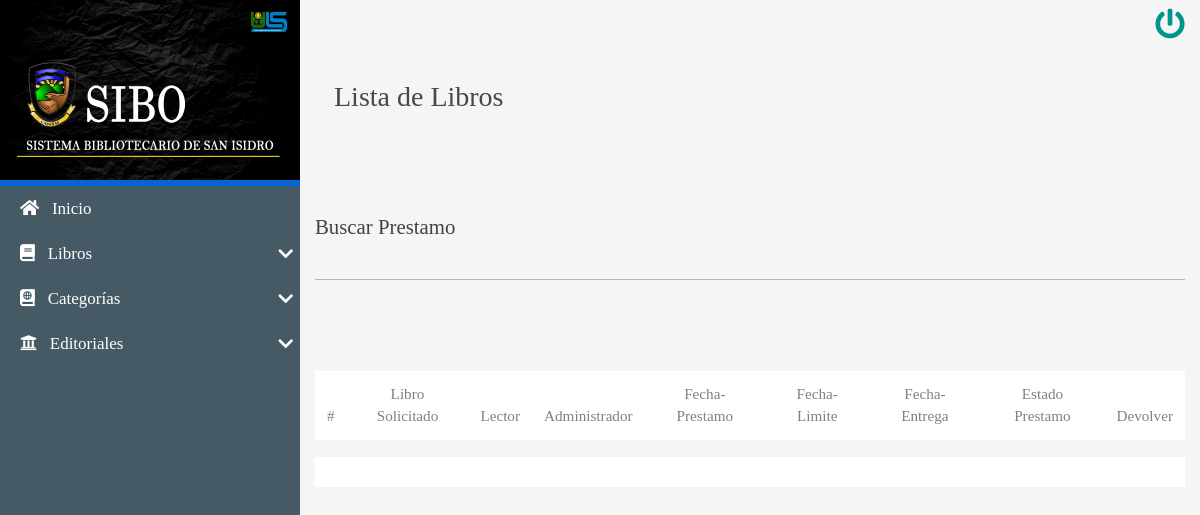
The page /CRUD/SEARCH/BuscarPrestamo.php?busqueda=Algebra (signed in) on the database as committed earlier.
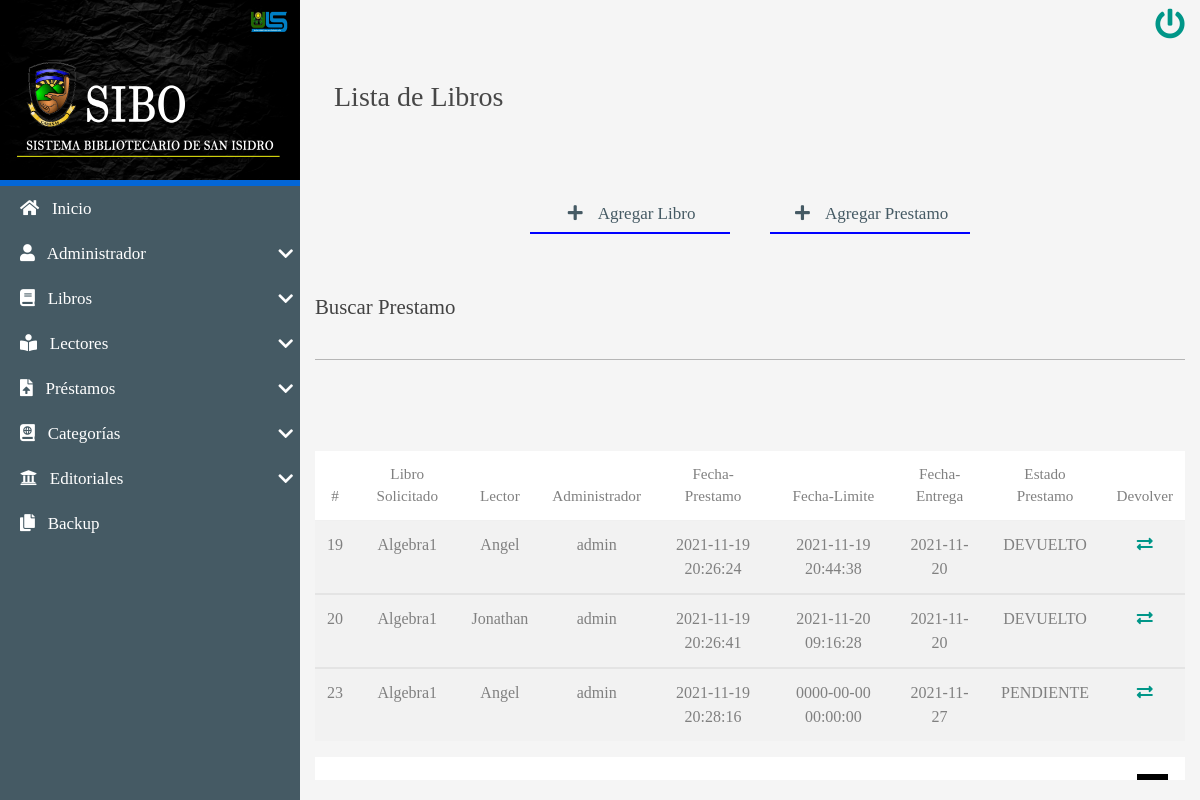
The same page on the database as committed later.
### tables this page shows
CREATE TABLE `prestamos` (
  `idPrestamo` int(8) NOT NULL AUTO_INCREMENT,
  `idLibroPrestamo` int(8) DEFAULT NULL,
  `idUsuarioPrestamo` int(8) DEFAULT NULL,
  `idAdminPrestamo` int(8) DEFAULT NULL,
  `fechaPrestamo` datetime NOT NULL DEFAULT current_timestamp(),
  `fechaLimite` date NOT NULL,
  `fechaEntrega` datetime NOT NULL DEFAULT current_timestamp(),
  `observaciones` varchar(100) NOT NULL,
  `estadoPrestamo` varchar(15) NOT NULL DEFAULT 'PENDIENTE',
  PRIMARY KEY (`idPrestamo`),
  KEY `idLibroPrestamo` (`idLibroPrestamo`),
  KEY `idUsuarioPrestamo` (`idUsuarioPrestamo`),
  KEY `idAdminPrestamo` (`idAdminPrestamo`),
  CONSTRAINT `prestamos_ibfk_2` FOREIGN KEY (`idLibroPrestamo`) REFERENCES `libros` (`idLibro`) ON DELETE CASCADE ON UPDATE CASCADE,
  CONSTRAINT `prestamos_ibfk_3` FOREIGN KEY (`idUsuarioPrestamo`) REFERENCES `usuarios` (`idUsuario`) ON DELETE CASCADE ON UPDATE CASCADE
);

CREATE TABLE `libros` (
  `idLibro` int(8) NOT NULL AUTO_INCREMENT,
  `isbn` varchar(20) DEFAULT NULL,
  `titulo` varchar(250) NOT NULL,
  `autor` varchar(250) NOT NULL,
  `anioPublicacion` varchar(4) DEFAULT NULL,
  `numEjemplares` int(8) NOT NULL,
  `ubicacion` varchar(25) NOT NULL,
  `estado_libro` varchar(15) NOT NULL,
  `idCategoriaLibro` int(8) NOT NULL,
  `idEditorialLibro` int(8) NOT NULL,
  `idAdminLibro` int(8) NOT NULL,
  `archivo` text NOT NULL,
  `estatus` int(1) NOT NULL DEFAULT 1,
  PRIMARY KEY (`idLibro`),
  KEY `idCategoriaLibro` (`idCategoriaLibro`),
  KEY `idEditorialLibro` (`idEditorialLibro`),
  KEY `idAdminLibro` (`idAdminLibro`),
  CONSTRAINT `libros_ibfk_2` FOREIGN KEY (`idEditorialLibro`) REFERENCES `editoriales` (`idEditorial`) ON DELETE CASCADE ON UPDATE CASCADE,
  CONSTRAINT `libros_ibfk_3` FOREIGN KEY (`idCategoriaLibro`) REFERENCES `categorias` (`idCategoria`) ON DELETE CASCADE ON UPDATE CASCADE
);

CREATE TABLE `usuarios` (
  `idUsuario` int(8) NOT NULL AUTO_INCREMENT,
  `tipo_identificacion` varchar(15) NOT NULL,
  `carnet` varchar(6) NOT NULL,
  `nombreUs` varchar(250) NOT NULL,
  `apellidoUs` varchar(250) NOT NULL,
  `sexo` varchar(20) NOT NULL,
  `tipoUs` varchar(25) NOT NULL,
  `estatus` int(1) NOT NULL DEFAULT 1,
  PRIMARY KEY (`idUsuario`)
);

CREATE TABLE `administradores` (
  `idAdmin` int(8) NOT NULL AUTO_INCREMENT,
  `DUI` varchar(10) NOT NULL,
  `adminNombre` varchar(250) NOT NULL,
  `adminApellido` varchar(250) NOT NULL,
  `sexo` varchar(15) NOT NULL,
  `email` varchar(100) NOT NULL,
  `fechaRegistro` date NOT NULL DEFAULT current_timestamp(),
  `usuario` varchar(45) NOT NULL,
  `contraseña` varchar(45) NOT NULL,
  `rol` int(8) NOT NULL,
  PRIMARY KEY (`idAdmin`),
  KEY `rol` (`rol`),
  CONSTRAINT `administradores_ibfk_1` FOREIGN KEY (`rol`) REFERENCES `rol` (`id`) ON DELETE CASCADE ON UPDATE CASCADE
);

### CRUD/SEARCH/BuscarPrestamo.php (the view, shortened to what the changed rows need)
<?php
$busqueda=strtolower($_REQUEST['busqueda']);
?>
<!DOCTYPE html>
<html lang="es">
<head>
   <?php include'../../INCLUDES/link2.php'; ?>
</head>
<body>
    <main class="full-box main-container">
       <section class="full-box nav-lateral">
            <div class="full-box nav-lateral-content">
                <nav class="full-box nav-lateral-menu">
                    <ul>
                    <?php
                    if ($_SESSION['rol'] <2) {
                        ?>
                            <li>
                            <a href="#" class="nav-btn-submenu"><i class="fas fa-user"></i>
                            &nbsp; Administrador <i class="fas fa-chevron-down"></i></a>
                        </li>
                     <?php } ?>
                         <?php
                    if ($_SESSION['rol'] <=2) {
                        ?>
                    <li>
                            <a href="#" class="nav-btn-submenu"><i class="fas fa-book-reader"></i>
                             &nbsp; Lectores <i class="fas fa-chevron-down"></i></a>
                        </li>
                        <li>
                            <a href="#" class="nav-btn-submenu"><i class="fas fa-file-upload"></i>
                               &nbsp; Préstamos <i class="fas fa-chevron-down"></i></a>
                        </li>
                         <?php } ?>
                         <?php
                    if ($_SESSION['rol'] <2) {
                        ?>
                     <li>
                        <a href="../../backupDB/descarga.php"><i class="fas fa-copy"></i>
                        &nbsp; Backup</a>
                        </li>
                         <?php } ?>
                    </ul>
                </nav>
            </div>
        </section>
        <section class="full-box page-content">
            <div class="container-fluid">
                         <?php
                    if ($_SESSION['rol'] <2) {
                        ?>
                <ul class="full-box list-unstyled page-nav-tabs">
                    <li>
                        <a href="../CREATE/CrearLibro.php" style="border-color: blue;"><i class="fas fa-plus fa-fw"></i> &nbsp; Agregar Libro</a>
                    </li>
                    <li>
                        <a href="../CREATE/CrearPrestamo.php" style="border-color: blue;"><i class="fas fa-plus fa-fw"></i> &nbsp; Agregar Prestamo</a>
                    </li>
                </ul>
                 <?php } ?>
            </div>
            <div class="container-fluid">
               <br><br><br>
                       <table class="table table-striped">
                         <thead>
                            <tr class="text-center roboto-medium">
                                <th>#</th>
                                <th>Libro Solicitado</th>
                                <th>Lector</th>
                                <th>Administrador</th>
                                <th>Fecha-Prestamo</th>
                                <th>Fecha-Limite</th>
                                <th>Fecha-Entrega</th>
                                <th>Estado Prestamo</th>
                                <th>Devolver</th>
                            </tr>
                        </thead>
                        <?php
                  include'../../BD/conexionBD.php';
$por_pagina=4;
if (empty($_GET['pagina']))
{
                $pagina=1;
}else{
                $pagina=$_GET['pagina'];
}
$desde=($pagina-1)*$por_pagina;
$query=mysqli_query($mysqli," SELECT p.idPrestamo,l.titulo,u.nombreUs,a.usuario,p.fechaPrestamo,p.fechaLimite,p.fechaEntrega,p.estadoPrestamo FROM prestamos p INNER JOIN libros l ON p.idLibroPrestamo=l.idLibro INNER JOIN usuarios u ON p.idUsuarioPrestamo=u.idUsuario INNER JOIN administradores a ON p.idAdminPrestamo=a.idAdmin WHERE (l.titulo LIKE '%$busqueda%' OR
            u.nombreUs LIKE '%$busqueda%' OR
            a.usuario LIKE '%$busqueda%' OR
            p.estadoPrestamo LIKE '%$busqueda%') ORDER BY p.idPrestamo ASC LIMIT $desde, $por_pagina");
            $resultado=mysqli_num_rows($query);
            if($resultado>0){
                while ($data= mysqli_fetch_array($query)) {
                              ?>
                        <tbody>
                        <tr class="text-center">
                            <td><?php echo $data['idPrestamo']; ?></td>
                            <td><?php echo $data['titulo']; ?></td>
                            <td><?php echo $data['nombreUs']; ?></td>
                            <td><?php echo $data['usuario']; ?></td>
                            <td><?php echo $data['fechaPrestamo']; ?></td>
                            <td><?php echo $data['fechaEntrega']; ?></td>
                            <td><?php echo $data['fechaLimite']; ?></td>
                            <td><?php echo $data['estadoPrestamo']; ?></td>
                             <?php
                    if ($_SESSION['rol'] <2) {
                        ?>
                            <td><a href="../UPDATE/Update-Loan.php?id=<?php echo $data['idPrestamo']; ?>"><i class="fas fa-exchange-alt"></i></a></td>
                             <?php } ?>
                        </tr>
             </tbody>
              <?php
                 }
            }
            ?>
             </table>
              </div>
              <div class="container-fluid paginador">
          <ul>
        </ul>
        </div>
               </section>
    </main>
</body>
</html>

Rows that differ between the two databases and show on the page:
added prestamos: idPrestamo "19", idLibroPrestamo.titulo "Algebra1", idUsuarioPrestamo.nombreUs "Angel", administradores.usuario "admin", fechaPrestamo "2021-11-19 20:26:24", fechaEntrega "2021-11-19 20:44:38", fechaLimite "2021-11-20", estadoPrestamo "DEVUELTO"
added prestamos: idPrestamo "20", idLibroPrestamo.titulo "Algebra1", idUsuarioPrestamo.nombreUs "Jonathan", administradores.usuario "admin", fechaPrestamo "2021-11-19 20:26:41", fechaEntrega "2021-11-20 09:16:28", fechaLimite "2021-11-20", estadoPrestamo "DEVUELTO"
added prestamos: idPrestamo "23", idLibroPrestamo.titulo "Algebra1", idUsuarioPrestamo.nombreUs "Angel", administradores.usuario "admin", fechaPrestamo "2021-11-19 20:28:16", fechaEntrega "0000-00-00 00:00:00", fechaLimite "2021-11-27", estadoPrestamo "PENDIENTE"
Other text that changed with them:
text now shown: "Administrador Lectores Préstamos Backup Agregar Libro Agregar Prestamo"
